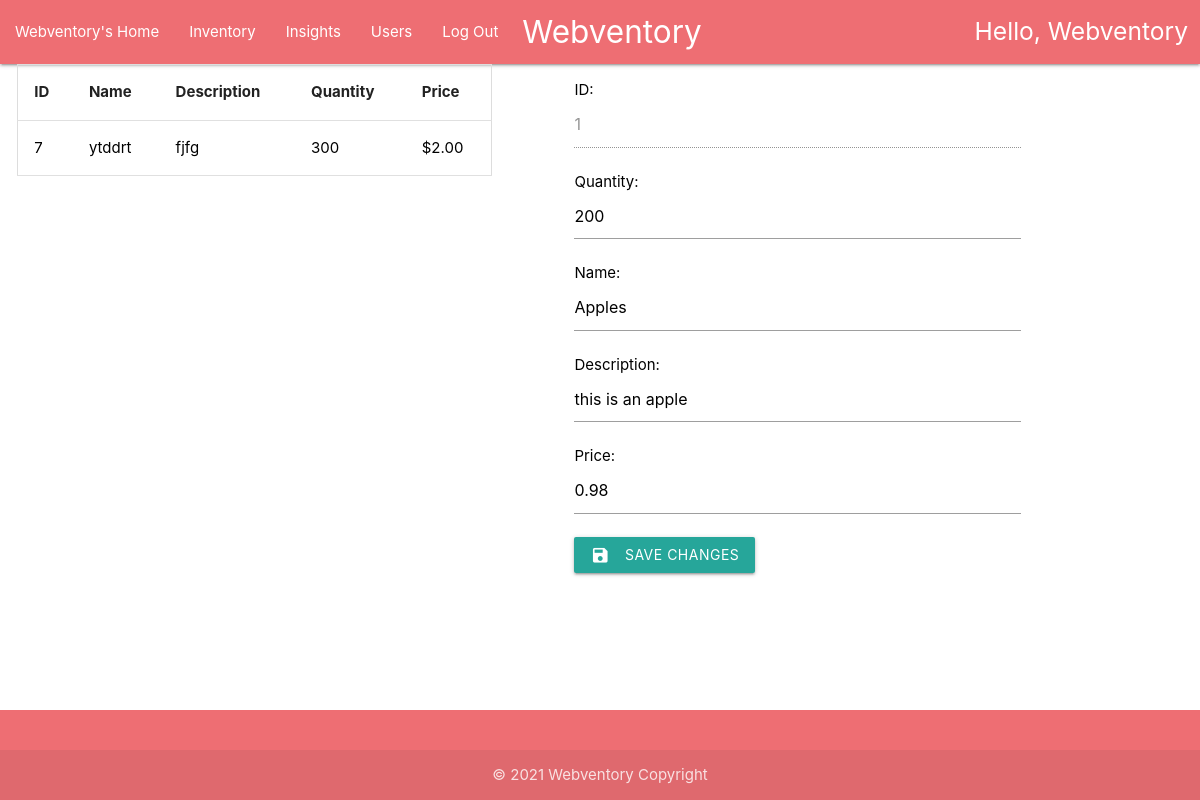
/userInventory/1/edit (signed in), run on the app's committed database.
### home/models.py (models this page shows, shortened)
class Item(models.Model):
    id = models.AutoField(unique=True, primary_key=True)
    name = models.CharField(max_length=30)
    description = models.CharField(max_length=100)
    quantity = models.IntegerField()
    price = models.DecimalField(max_digits=9,decimal_places=2)
    user_visibility = models.CharField(max_length=30)

### home/views.py (the view, shortened to what this page needs)
# urls.py: path('userInventory/<int:item_id>/edit', views.user_inventory_edit),
@login_required(login_url='/login')
def user_inventory_edit(request, item_id=0):
    item = Item.objects.get(id=item_id)
    items = Item.objects.all().select_related()
    item_history = ItemHistory.objects.filter(item_id=item)
    return render(request, 'home/userHomeInventoryEdit.html',
                  {"username": str(request.user).title(), "item": item, "items": items,
                   "itemHistories": item_history})

### home/models.py (called while the page is built)
    def __str__(self):
        return self.username

### home/templates/home/userHomeInventoryEdit.html (shortened to what this page needs)
{% extends 'home/userHome.html' %}
{% block content %}
{% load static %}
<link rel="stylesheet" href="{% static 'home/css/style.css' %}">
<div class="row" style="padding-left : .5%;">
    <div class="container-fluid">
        <div class="col s5 center">
            <table id="myTable">
                <thead>
                <tr>
                    <th>ID</th>
                    <th>Name</th>
                    <th>Description</th>
                    <th>Quantity</th>
                    <th>Price</th>
                </tr>
                </thead>
                <tbody>
                {% for item in items %}
                {% if item.user_visibility == user.username %}
                <tr>
                    <td><a style="color: black" href="/userInventory/{{item.id}}">
                        {{ item.id }}
                    </a></td>
                    <td><a style="color: black" href="/userInventory/{{item.id}}">
                        {{ item.name }}
                    </a></td>
                    <td><a style="color: black" href="/userInventory/{{item.id}}">
                        {{ item.description }}
                    </a></td>
                    <td><a style="color: black" href="/userInventory/{{item.id}}">
                        {{ item.quantity }}
                    </a></td>
                    <td><a style="color: black" href="/userInventory/{{item.id}}">
                        ${{ item.price|floatformat:2 }}
                    </a></td>
                </tr>
                {% endif %}
                {% endfor %}
                </tbody>
            </table>
        </div>
    </div>
    <div class="container-fluid">
        <div class="col s7 left" style="padding-left: 5%">
            <form class="col s9" name="ItemEditForm" action="/userInventory/{{item.id}}/edit" method="post">
                <p><label for="id_item">ID:</label>
                    <input id="id_item" type="number" name="item" disabled value="{{item.id}}" required></p>
                <p><label for="id_quantity">Quantity:</label>
                    <input id="id_quantity" type="number" name="quantity" value="{{item.quantity}}" required></p>
                <p><label for="id_name">Name:</label>
                    <input type="text" name="name" id="id_name" maxlength="30" value="{{item.name}}" required></p>
                <p><label for="description">Description:</label>
                    <input type="text" name="description" id="description" maxlength="100" value="{{item.description}}"
                           required></p>
                <p><label for="price">Price:</label>
                    <input type="number" name="price" id="price" step="any" value="{{item.price|floatformat:2}}" required></p>
                <button class="btn waves-effect waves-light hoverable" type="submit" name="action"><i
                        class="material-icons left">save</i>Save Changes
                </button>
            </form>
        </div>
    </div>
</div>
{% endblock %}

### home/static/home/css/style.css (style rules this page uses)
body { display: flex; min-height: 100vh; flex-direction: column; }
table { border-spacing: 0; width: 100%; border: 1px solid #ddd; }
th { cursor: pointer; }
th, td { text-align: left; padding: 16px; }

### home/templates/home/userHomeInventoryEdit.html (style rules this page uses)
label { font-size: 15px; color: black; }
p { font-size: 15px; }

### data on the page
Item: id "7", name "ytddrt", description "fjfg", quantity "300", price "2.00"
Item: item "1", quantity "200", name "Apples", description "this is an apple", price "0.98"

### other printed values
{{ username }} "Webventory"
